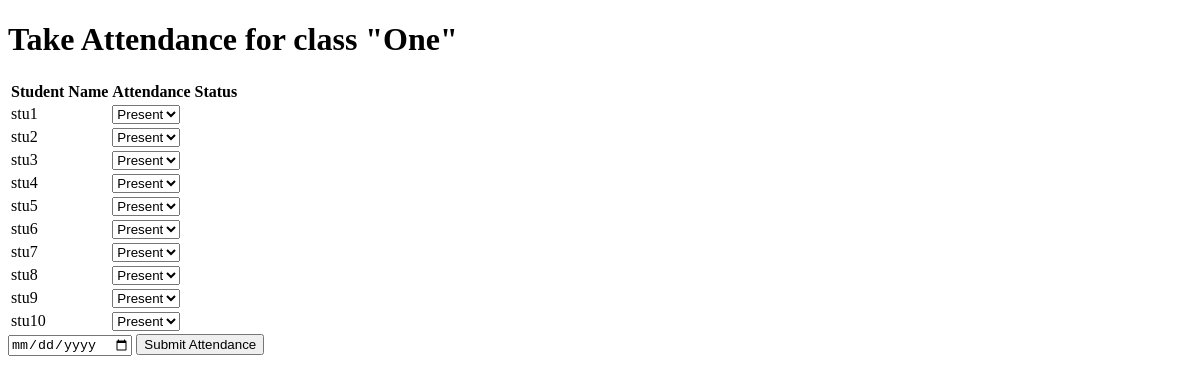
The page /students_attendance/1 on the database as committed earlier.
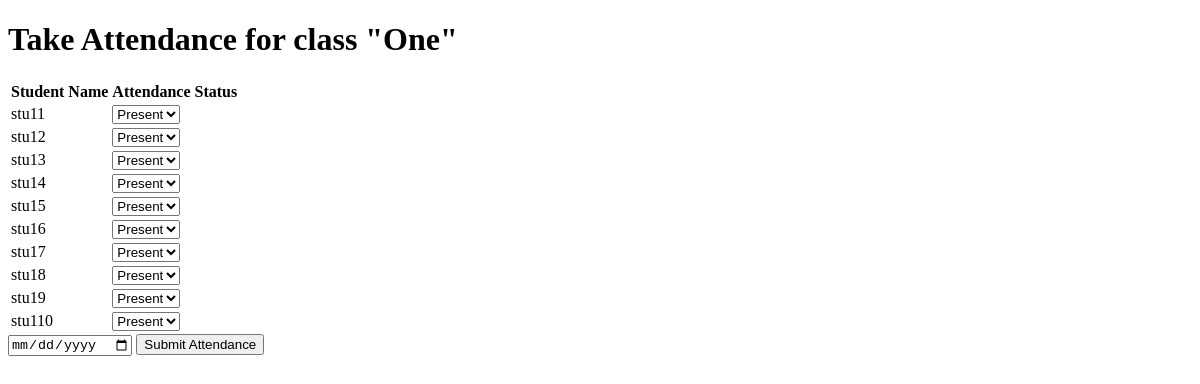
The same page on the database as committed later.
### student/models.py (models this page shows, shortened)
class Student(models.Model):
    user = models.OneToOneField(CustomUser,on_delete=models.CASCADE)
    name = models.CharField(max_length=255)
    which_class = models.ForeignKey(Class,on_delete=models.CASCADE,blank=True)

### student/views.py (the view)
# urls.py: path('students_attendance/<int:class_id>',students_attendance,name="students-attendance"),
def students_attendance(request,class_id):
    class_obj = Class.objects.get(id=class_id)
    students = Student.objects.filter(which_class=class_obj)
    if request.method == "POST":
        for student in students:
            status = request.POST.get(f'student_{student.id}')
            date = request.POST.get('date')
            Attendance.objects.create(student=student,status=status,date=date)
    return render(request,'attendance.html',{'students':students,'class':class_obj})

### template/attendance.html (shortened to what this page needs)
<!DOCTYPE html>
<html>
<head>
</head>
<body>
    <h1>Take Attendance for class "{{ class.class_name }}"</h1>
    <form method="post">
        <table>
            <thead>
                <tr>
                    <th>Student Name</th>
                    <th>Attendance Status</th>
                </tr>
            </thead>
            <tbody>
                {% for student in students %}
                <tr>
                    <td>{{ student.name }}</td>
                    <td>
                        <select name="student_{{student.id}}">
                            <option value="Present" selected>Present</option>
                          </select>
                    </td>
                </tr>
                {% endfor %}
            </tbody>
        </table>
        <input type="date" name="date">
        <input type="submit" value="Submit Attendance">
    </form>
</body>
</html>

Rows that differ between the two databases and show on the page:
changed Student: name "stu1" → "stu11"
changed Student: name "stu2" → "stu12"
changed Student: name "stu3" → "stu13"
changed Student: name "stu4" → "stu14"
changed Student: name "stu5" → "stu15"
changed Student: name "stu6" → "stu16"
changed Student: name "stu7" → "stu17"
changed Student: name "stu8" → "stu18"
changed Student: name "stu9" → "stu19"
changed Student: name "stu10" → "stu110"
